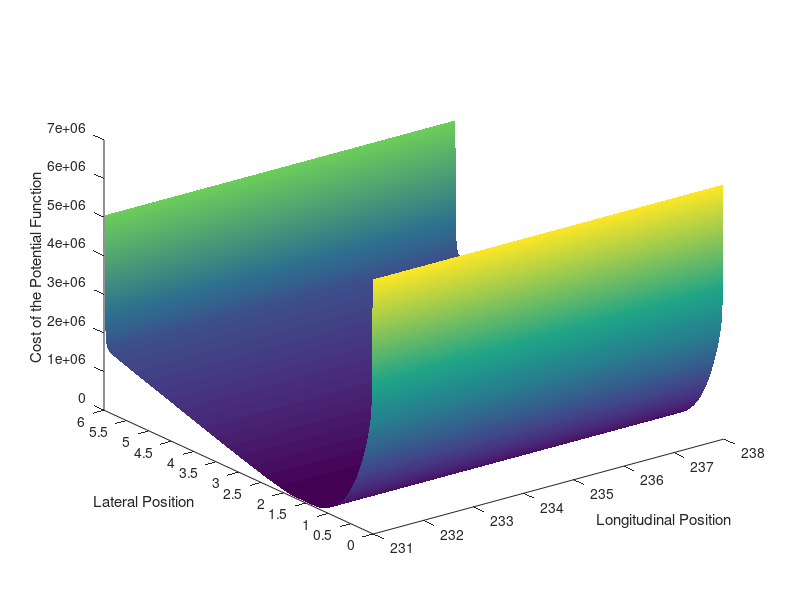

Here is the MATLAB script that generated this plot:
    clear all;
clc;
%% Data input (RL Potentail)

% decided that the global origin moved along the boundary of the right lane
% along with the HV (host vehicle).

n_lanes= 2; % number of lanes
size_lane = 3; % width of lane in meters
road_len= 1000;  % length of the road in meters
data_count= 500;
Y_var= linspace(0, 6, data_count);
X_var= linspace(231, 238, data_count);
for i= 1:n_lanes-1
    loc_lane_bound(i) = i*size_lane; % Y location of the lane internal boundaries (does not include the outer boundaries of the road)
end
loc_road_bound = [0 n_lanes*size_lane]; % Y values of the boundaries of the road
% Two different potentials are to be generated: a lane potential and a road potential for a straight road
U_lane_fin= zeros(length(Y_var),length(X_var)); % Matrix defined to store the lane potential values
U_road_fin= zeros(length(Y_var),length(X_var)); % Matrix defined to store the road potential values

%% Lane Potential
A_lane = 2; % the height of the lane divider potential
sig_lane = 0.3* size_lane; % determines how quickly the potential rises/falls and is proportional to the lane width
for i= 1:n_lanes-1
    for j= 1:length(Y_var)
        for k= 1:length(X_var)
            U_lane(i,j,k)= A_lane* exp(-((Y_var(j)- loc_lane_bound(i))^2/(2* sig_lane^2)));
        end
    end
end
for i=1:n_lanes-1
    U_lane_temp1= U_lane(i,:,:);
    U_lane_temp2= squeeze(U_lane_temp1);
    U_lane_fin= U_lane_fin+ U_lane_temp2;
end

% surf(X_var,Y_var,U_lane_fin);
% shading interp;

%% Road Potential
eta= 1000;
a= 2;
b=100000;
% eta= 1;
% a= 1;
% b=100;
for i= 1:length(loc_road_bound)
    for j= 1:length(Y_var)
        for k= 1:length(X_var)
%             U_road(i,j,k)= 0.5* eta * (1/(Y_var(j)- loc_road_bound(i)))^2;
%             U_road(i,j,k)= b*(exp(a*(Y_var(j)-4.5))-a*(Y_var(j)-4.5)-1)+ 0.5* eta * (1/(Y_var(j)- loc_road_bound(i)))^2;
            U_road(i,j,k)= b*(exp(-a*(Y_var(j)-1.5))+a*(Y_var(j)-1.5)-1)+ 0.5* eta * (1/(Y_var(j)- loc_road_bound(i)))^2;
%             U_obst(i,j,k)= 
        end
    end
end
for i=1:length(loc_road_bound)
    U_road_temp1= U_road(i,:,:);
    U_road_temp2= squeeze(U_road_temp1);
    U_road_fin= U_road_fin+ U_road_temp2;
end

% surf(X_var,Y_var,U_road_fin);
% shading interp;

%% Road + Lane Potential

U_RplusL = U_road_fin;

surf(X_var,Y_var,U_RplusL);
shading interp;
grid off;
xlabel('Longitudinal Position')
ylabel('Lateral Position')
zlabel('Cost of the Potential Function')
yticks(0:0.5:6)
ytickangle(45)
% legend(s, 'Cost around the Obstacle')
% legend
